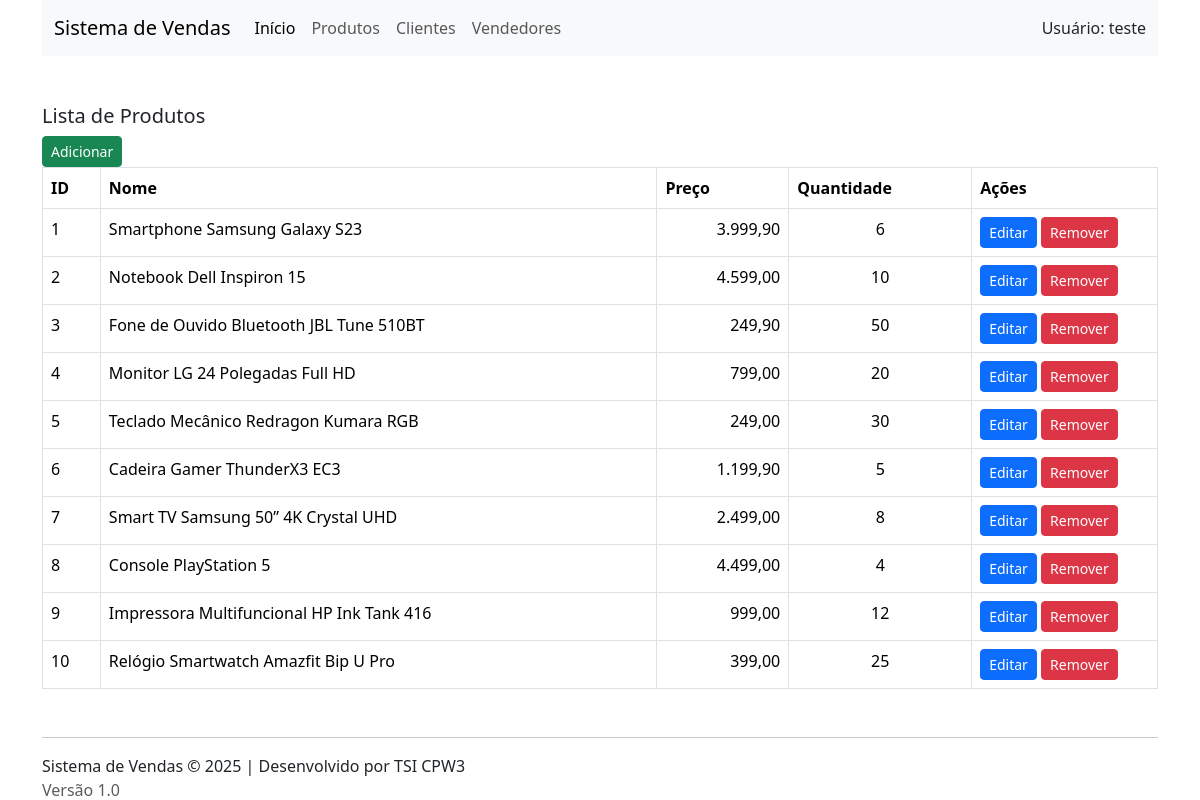
Page /ProdutoController.php on the committed database.
### tables this page shows
CREATE TABLE `produtos` (
  `id` int(11) NOT NULL,
  `nome` varchar(100) NOT NULL,
  `preco` decimal(10,2) NOT NULL,
  `descricao` text DEFAULT NULL,
  `marca` varchar(100) DEFAULT NULL,
  `quantidade` int(11) DEFAULT 0,
  `url_imagem` varchar(255) DEFAULT NULL,
  `detalhes_produto` text NOT NULL
);

### Produto.php (called while the page is built, shortened)
<?php
class Produto {
    public function __construct($id, $nome, $preco, $quantidade, $descricao, $marca, $url_imagem, $detalhes_produto) {
        $this->id = $id;
        $this->nome = $nome;
        $this->preco = $preco;
        $this->quantidade = $quantidade;
    }
}

### listaProduto.php (the view)
<h5 class="mt-5">Lista de Produtos</h5>
<a href="ProdutoController.php?acao=novo" class="btn btn-success btn-sm">Adicionar</a>
<table class="table table-bordered">
    <thead>
        <tr>
            <th>ID</th>
            <th>Nome</th>
            <th>Preço</th>
            <th>Quantidade</th>
            <th class="col-md-2">Ações</th>
        </tr>
    </thead>
    <tbody>
        <?php foreach ($produtos as $produto): ?>
            <tr>
                <td><?= $produto->id; ?></td>
                <td><?= $produto->nome; ?></td>
                <td class="text-end"><?= number_format($produto->preco, 2, ',', '.'); ?></td>
                <td class="text-center"><?= $produto->quantidade; ?></td>
                <td>
                    <a href="?acao=editar&id=<?= $produto->id ?>"
                        class="btn btn-primary btn-sm">
                            Editar
                    </a>
                    <a href="?acao=excluir&id=<?= $produto->id ?>"
                        class="btn btn-danger btn-sm">
                            Remover
                    </a>
                </td>
            </tr>
        <?php endforeach; ?>
    </tbody>
</table>

### ProdutoController.php (shortened to what this page needs)
<?php
require_once 'Produto.php';
$produtosController=new ProdutoController();
$acao = $_GET['acao'] ?? 'index';
switch ($acao) {
    default:
        $produtosController->index();
}
class ProdutoController {
    public function index() {
        $pdo = getConnection();
        $stmt = $pdo->query("SELECT * FROM produtos");
        $produtos = [];
        while ($linha = $stmt->fetch(PDO::FETCH_ASSOC)) {
            $produtos[] = new Produto($linha['id'],
                                    $linha['nome'],
                                    $linha['preco'],
                                    $linha['quantidade'],
                                    $linha['descricao'],
                                    $linha['marca'],
                                    $linha['url_imagem'],
                                    $linha['detalhes_produto']);
        }
        include '_cabecalho.php';
        include 'listaProduto.php';
        include '_rodape.php';
    }
}

### _cabecalho.php (shortened to what this page needs)
<!DOCTYPE html>
<html lang="pt-BR">
<head>
    <link href="https://cdn.jsdelivr.net/npm/bootstrap@5.3.3/dist/css/bootstrap.min.css" rel="stylesheet">
</head>
<body>
    <div class="container">
        <nav class="navbar navbar-expand-lg bg-body-tertiary">
            <div class="container-fluid">
                <a class="navbar-brand" href="#">Sistema de Vendas</a>
                <div class="collapse navbar-collapse" id="navbarSupportedContent">
                    <ul class="navbar-nav me-auto mb-2 mb-lg-0">
                        <li class="nav-item">
                            <a class="nav-link active" aria-current="page" href="#">Início</a>
                        </li>
                        <li class="nav-item">
                            <a class="nav-link" href="ProdutoController.php">Produtos</a>
                        </li>
                        <li class="nav-item">
                            <a class="nav-link" href="#">Clientes</a>
                        </li>
                        <li class="nav-item">
                            <a class="nav-link" href="#">Vendedores</a>
                        </li>
                    </ul>
                    Usuário: teste
                </div>
            </div>
        </nav>

### _rodape.php (shortened to what this page needs)
<hr class="mt-5">
        <p class="mb-0">Sistema de Vendas &copy; 2025 | Desenvolvido por TSI CPW3</p>
        <p class="mb-0 text-muted">Versão 1.0</p>
    </div>
</body>
</html>

### rows in the picture
produtos: id "1", nome "Smartphone Samsung Galaxy S23", preco "3.999,90", quantidade "6"
produtos: id "2", nome "Notebook Dell Inspiron 15", preco "4.599,00", quantidade "10"
produtos: id "3", nome "Fone de Ouvido Bluetooth JBL Tune 510BT", preco "249,90", quantidade "50"
produtos: id "4", nome "Monitor LG 24 Polegadas Full HD", preco "799,00", quantidade "20"
produtos: id "5", nome "Teclado Mecânico Redragon Kumara RGB", preco "249,00", quantidade "30"
produtos: id "6", nome "Cadeira Gamer ThunderX3 EC3", preco "1.199,90", quantidade "5"
produtos: id "7", nome "Smart TV Samsung 50” 4K Crystal UHD", preco "2.499,00", quantidade "8"
produtos: id "8", nome "Console PlayStation 5", preco "4.499,00", quantidade "4"
produtos: id "9", nome "Impressora Multifuncional HP Ink Tank 416", preco "999,00", quantidade "12"
produtos: id "10", nome "Relógio Smartwatch Amazfit Bip U Pro", preco "399,00", quantidade "25"
